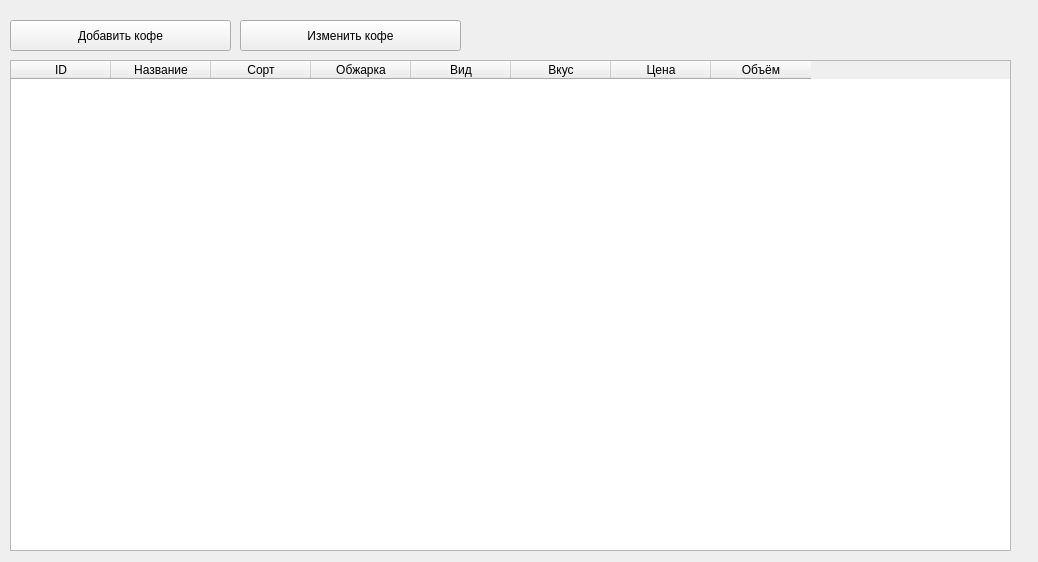
<?xml version="1.0" encoding="UTF-8"?>
<ui version="4.0">
 <class>Form</class>
 <widget class="QWidget" name="Form">
  <property name="geometry">
   <rect>
    <x>0</x>
    <y>0</y>
    <width>1038</width>
    <height>562</height>
   </rect>
  </property>
  <property name="windowTitle">
   <string>Form</string>
  </property>
  <widget class="QTableWidget" name="coffeeTable">
   <property name="geometry">
    <rect>
     <x>10</x>
     <y>60</y>
     <width>1001</width>
     <height>491</height>
    </rect>
   </property>
   <column>
    <property name="text">
     <string>ID</string>
    </property>
   </column>
   <column>
    <property name="text">
     <string>Название</string>
    </property>
   </column>
   <column>
    <property name="text">
     <string>Сорт</string>
    </property>
   </column>
   <column>
    <property name="text">
     <string>Обжарка</string>
    </property>
   </column>
   <column>
    <property name="text">
     <string>Вид</string>
    </property>
   </column>
   <column>
    <property name="text">
     <string>Вкус</string>
    </property>
   </column>
   <column>
    <property name="text">
     <string>Цена</string>
    </property>
   </column>
   <column>
    <property name="text">
     <string>Объём</string>
    </property>
   </column>
  </widget>
  <widget class="QPushButton" name="addCoffeeButton">
   <property name="geometry">
    <rect>
     <x>10</x>
     <y>20</y>
     <width>221</width>
     <height>31</height>
    </rect>
   </property>
   <property name="text">
    <string>Добавить кофе</string>
   </property>
  </widget>
  <widget class="QPushButton" name="editCoffee">
   <property name="geometry">
    <rect>
     <x>240</x>
     <y>20</y>
     <width>221</width>
     <height>31</height>
    </rect>
   </property>
   <property name="text">
    <string>Изменить кофе</string>
   </property>
  </widget>
 </widget>
 <resources/>
 <connections/>
</ui>
